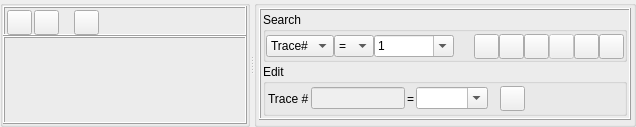
           <widget class="QWidget" name="hdrsViewTab">
            <property name="autoFillBackground">
             <bool>true</bool>
            </property>
            <attribute name="title">
             <string>View</string>
            </attribute>
            <layout class="QHBoxLayout" name="horizontalLayout_12">
             <property name="spacing">
              <number>0</number>
             </property>
             <property name="leftMargin">
              <number>0</number>
             </property>
             <property name="topMargin">
              <number>0</number>
             </property>
             <property name="rightMargin">
              <number>0</number>
             </property>
             <property name="bottomMargin">
              <number>0</number>
             </property>
             <item>
              <widget class="QSplitter" name="splitter_2">
               <property name="orientation">
                <enum>Qt::Horizontal</enum>
               </property>
               <widget class="QGroupBox" name="groupBox_6">
                <property name="minimumSize">
                 <size>
                  <width>250</width>
                  <height>0</height>
                 </size>
                </property>
                <property name="maximumSize">
                 <size>
                  <width>350</width>
                  <height>16777215</height>
                 </size>
                </property>
                <property name="title">
                 <string/>
                </property>
                <layout class="QVBoxLayout" name="verticalLayout_17">
                 <property name="spacing">
                  <number>0</number>
                 </property>
                 <property name="leftMargin">
                  <number>0</number>
                 </property>
                 <property name="topMargin">
                  <number>0</number>
                 </property>
                 <property name="rightMargin">
                  <number>0</number>
                 </property>
                 <property name="bottomMargin">
                  <number>0</number>
                 </property>
                 <item>
                  <widget class="QFrame" name="frame_4">
                   <property name="sizePolicy">
                    <sizepolicy hsizetype="Preferred" vsizetype="Fixed">
                     <horstretch>0</horstretch>
                     <verstretch>0</verstretch>
                    </sizepolicy>
                   </property>
                   <property name="minimumSize">
                    <size>
                     <width>0</width>
                     <height>30</height>
                    </size>
                   </property>
                   <property name="maximumSize">
                    <size>
                     <width>16777215</width>
                     <height>30</height>
                    </size>
                   </property>
                   <property name="frameShape">
                    <enum>QFrame::Box</enum>
                   </property>
                   <property name="frameShadow">
                    <enum>QFrame::Raised</enum>
                   </property>
                   <layout class="QHBoxLayout" name="horizontalLayout">
                    <property name="spacing">
                     <number>2</number>
                    </property>
                    <property name="leftMargin">
                     <number>2</number>
                    </property>
                    <property name="topMargin">
                     <number>2</number>
                    </property>
                    <property name="rightMargin">
                     <number>2</number>
                    </property>
                    <property name="bottomMargin">
                     <number>2</number>
                    </property>
                    <item>
                     <widget class="QPushButton" name="btnCkAll">
                      <property name="sizePolicy">
                       <sizepolicy hsizetype="Fixed" vsizetype="Fixed">
                        <horstretch>0</horstretch>
                        <verstretch>0</verstretch>
                       </sizepolicy>
                      </property>
                      <property name="minimumSize">
                       <size>
                        <width>25</width>
                        <height>25</height>
                       </size>
                      </property>
                      <property name="maximumSize">
                       <size>
                        <width>25</width>
                        <height>25</height>
                       </size>
                      </property>
                      <property name="text">
                       <string/>
                      </property>
                      <property name="icon">
                       <iconset resource="myrc.qrc">
                        <normaloff>:/images/ChkAll.png</normaloff>:/images/ChkAll.png</iconset>
                      </property>
                     </widget>
                    </item>
                    <item>
                     <widget class="QPushButton" name="btnCkNon">
                      <property name="sizePolicy">
                       <sizepolicy hsizetype="Fixed" vsizetype="Fixed">
                        <horstretch>0</horstretch>
                        <verstretch>0</verstretch>
                       </sizepolicy>
                      </property>
                      <property name="minimumSize">
                       <size>
                        <width>25</width>
                        <height>25</height>
                       </size>
                      </property>
                      <property name="maximumSize">
                       <size>
                        <width>25</width>
                        <height>25</height>
                       </size>
                      </property>
                      <property name="toolTip">
                       <string>Uncheck All</string>
                      </property>
                      <property name="text">
                       <string/>
                      </property>
                      <property name="icon">
                       <iconset resource="myrc.qrc">
                        <normaloff>:/images/ChkNon.png</normaloff>:/images/ChkNon.png</iconset>
                      </property>
                     </widget>
                    </item>
                    <item>
                     <spacer name="horizontalSpacer">
                      <property name="orientation">
                       <enum>Qt::Horizontal</enum>
                      </property>
                      <property name="sizeType">
                       <enum>QSizePolicy::Fixed</enum>
                      </property>
                      <property name="sizeHint" stdset="0">
                       <size>
                        <width>13</width>
                        <height>19</height>
                       </size>
                      </property>
                     </spacer>
                    </item>
                    <item>
                     <widget class="QPushButton" name="btnEdHdr">
                      <property name="enabled">
                       <bool>true</bool>
                      </property>
                      <property name="sizePolicy">
                       <sizepolicy hsizetype="Fixed" vsizetype="Fixed">
                        <horstretch>0</horstretch>
                        <verstretch>0</verstretch>
                       </sizepolicy>
                      </property>
                      <property name="minimumSize">
                       <size>
                        <width>25</width>
                        <height>25</height>
                       </size>
                      </property>
                      <property name="maximumSize">
                       <size>
                        <width>25</width>
                        <height>25</height>
                       </size>
                      </property>
                      <property name="toolTip">
                       <string>Header Description Editor</string>
                      </property>
                      <property name="text">
                       <string/>
                      </property>
                      <property name="icon">
                       <iconset resource="myrc.qrc">
                        <normaloff>:/images/edit_hdr.png</normaloff>:/images/edit_hdr.png</iconset>
                      </property>
                     </widget>
                    </item>
                    <item>
                     <spacer name="horizontalSpacer_3">
                      <property name="orientation">
                       <enum>Qt::Horizontal</enum>
                      </property>
                      <property name="sizeHint" stdset="0">
                       <size>
                        <width>111</width>
                        <height>19</height>
                       </size>
                      </property>
                     </spacer>
                    </item>
                   </layout>
                  </widget>
                 </item>
                 <item>
                  <widget class="QFrame" name="hdrListCkFrame">
                   <property name="frameShape">
                    <enum>QFrame::Box</enum>
                   </property>
                   <property name="frameShadow">
                    <enum>QFrame::Raised</enum>
                   </property>
                  </widget>
                 </item>
                </layout>
               </widget>
               <widget class="QGroupBox" name="groupBox_7">
                <property name="title">
                 <string/>
                </property>
                <layout class="QVBoxLayout" name="verticalLayout_21">
                 <property name="spacing">
                  <number>2</number>
                 </property>
                 <property name="leftMargin">
                  <number>2</number>
                 </property>
                 <property name="topMargin">
                  <number>2</number>
                 </property>
                 <property name="rightMargin">
                  <number>2</number>
                 </property>
                 <property name="bottomMargin">
                  <number>2</number>
                 </property>
                 <item>
                  <widget class="QFrame" name="frame_5">
                   <property name="sizePolicy">
                    <sizepolicy hsizetype="Preferred" vsizetype="Fixed">
                     <horstretch>0</horstretch>
                     <verstretch>0</verstretch>
                    </sizepolicy>
                   </property>
                   <property name="minimumSize">
                    <size>
                     <width>0</width>
                     <height>30</height>
                    </size>
                   </property>
                   <property name="frameShape">
                    <enum>QFrame::Box</enum>
                   </property>
                   <property name="frameShadow">
                    <enum>QFrame::Raised</enum>
                   </property>
                   <layout class="QVBoxLayout" name="verticalLayout_18">
                    <property name="spacing">
                     <number>2</number>
                    </property>
                    <property name="leftMargin">
                     <number>2</number>
                    </property>
                    <property name="topMargin">
                     <number>2</number>
                    </property>
                    <property name="rightMargin">
                     <number>2</number>
                    </property>
                    <property name="bottomMargin">
                     <number>2</number>
                    </property>
                    <item>
                     <widget class="QGroupBox" name="groupBox_8">
                      <property name="title">
                       <string>Search</string>
                      </property>
                      <layout class="QHBoxLayout" name="horizontalLayout_10">
                       <property name="spacing">
                        <number>0</number>
                       </property>
                       <property name="leftMargin">
                        <number>0</number>
                       </property>
                       <property name="topMargin">
                        <number>2</number>
                       </property>
                       <property name="rightMargin">
                        <number>0</number>
                       </property>
                       <property name="bottomMargin">
                        <number>0</number>
                       </property>
                       <item>
                        <widget class="QComboBox" name="cbSidx">
                         <property name="currentIndex">
                          <number>0</number>
                         </property>
                         <item>
                          <property name="text">
                           <string>Trace#</string>
                          </property>
                         </item>
                        </widget>
                       </item>
                       <item>
                        <widget class="QComboBox" name="cbSsign">
                         <property name="sizePolicy">
                          <sizepolicy hsizetype="Minimum" vsizetype="Fixed">
                           <horstretch>0</horstretch>
                           <verstretch>0</verstretch>
                          </sizepolicy>
                         </property>
                         <property name="minimumSize">
                          <size>
                           <width>40</width>
                           <height>0</height>
                          </size>
                         </property>
                         <property name="maximumSize">
                          <size>
                           <width>40</width>
                           <height>16777215</height>
                          </size>
                         </property>
                         <item>
                          <property name="text">
                           <string>=</string>
                          </property>
                         </item>
                         <item>
                          <property name="text">
                           <string>≠</string>
                          </property>
                         </item>
                         <item>
                          <property name="text">
                           <string>+</string>
                          </property>
                         </item>
                         <item>
                          <property name="text">
                           <string>-</string>
                          </property>
                         </item>
                        </widget>
                       </item>
                       <item>
                        <widget class="QComboBox" name="cbSval">
                         <property name="minimumSize">
                          <size>
                           <width>80</width>
                           <height>0</height>
                          </size>
                         </property>
                         <property name="editable">
                          <bool>true</bool>
                         </property>
                         <item>
                          <property name="text">
                           <string>1</string>
                          </property>
                         </item>
                        </widget>
                       </item>
                       <item>
                        <spacer name="horizontalSpacer_4">
                         <property name="orientation">
                          <enum>Qt::Horizontal</enum>
                         </property>
                         <property name="sizeType">
                          <enum>QSizePolicy::Fixed</enum>
                         </property>
                         <property name="sizeHint" stdset="0">
                          <size>
                           <width>20</width>
                           <height>20</height>
                          </size>
                         </property>
                        </spacer>
                       </item>
                       <item>
                        <widget class="QPushButton" name="btnSbin">
                         <property name="sizePolicy">
                          <sizepolicy hsizetype="Fixed" vsizetype="Fixed">
                           <horstretch>0</horstretch>
                           <verstretch>0</verstretch>
                          </sizepolicy>
                         </property>
                         <property name="minimumSize">
                          <size>
                           <width>25</width>
                           <height>25</height>
                          </size>
                         </property>
                         <property name="maximumSize">
                          <size>
                           <width>25</width>
                           <height>25</height>
                          </size>
                         </property>
                         <property name="text">
                          <string/>
                         </property>
                         <property name="icon">
                          <iconset resource="myrc.qrc">
                           <normaloff>:/images/Findb.png</normaloff>:/images/Findb.png</iconset>
                         </property>
                        </widget>
                       </item>
                       <item>
                        <widget class="QPushButton" name="btnSfwd">
                         <property name="sizePolicy">
                          <sizepolicy hsizetype="Fixed" vsizetype="Fixed">
                           <horstretch>0</horstretch>
                           <verstretch>0</verstretch>
                          </sizepolicy>
                         </property>
                         <property name="minimumSize">
                          <size>
                           <width>25</width>
                           <height>25</height>
                          </size>
                         </property>
                         <property name="maximumSize">
                          <size>
                           <width>25</width>
                           <height>25</height>
                          </size>
                         </property>
                         <property name="text">
                          <string/>
                         </property>
                         <property name="icon">
                          <iconset resource="myrc.qrc">
                           <normaloff>:/images/Ffwd.png</normaloff>:/images/Ffwd.png</iconset>
                         </property>
                        </widget>
                       </item>
                       <item>
                        <widget class="QPushButton" name="btnSbkw">
                         <property name="sizePolicy">
                          <sizepolicy hsizetype="Fixed" vsizetype="Fixed">
                           <horstretch>0</horstretch>
                           <verstretch>0</verstretch>
                          </sizepolicy>
                         </property>
                         <property name="minimumSize">
                          <size>
                           <width>25</width>
                           <height>25</height>
                          </size>
                         </property>
                         <property name="maximumSize">
                          <size>
                           <width>25</width>
                           <height>25</height>
                          </size>
                         </property>
                         <property name="text">
                          <string/>
                         </property>
                         <property name="icon">
                          <iconset resource="myrc.qrc">
                           <normaloff>:/images/FindBkw.png</normaloff>:/images/FindBkw.png</iconset>
                         </property>
                        </widget>
                       </item>
                       <item>
                        <widget class="QPushButton" name="btnSstop">
                         <property name="enabled">
                          <bool>false</bool>
                         </property>
                         <property name="sizePolicy">
                          <sizepolicy hsizetype="Fixed" vsizetype="Fixed">
                           <horstretch>0</horstretch>
                           <verstretch>0</verstretch>
                          </sizepolicy>
                         </property>
                         <property name="minimumSize">
                          <size>
                           <width>25</width>
                           <height>25</height>
                          </size>
                         </property>
                         <property name="maximumSize">
                          <size>
                           <width>25</width>
                           <height>25</height>
                          </size>
                         </property>
                         <property name="text">
                          <string/>
                         </property>
                         <property name="icon">
                          <iconset resource="myrc.qrc">
                           <normaloff>:/images/SStp.png</normaloff>:/images/SStp.png</iconset>
                         </property>
                        </widget>
                       </item>
                       <item>
                        <spacer name="horizontalSpacer_5">
                         <property name="orientation">
                          <enum>Qt::Horizontal</enum>
                         </property>
                         <property name="sizeType">
                          <enum>QSizePolicy::Expanding</enum>
                         </property>
                         <property name="sizeHint" stdset="0">
                          <size>
                           <width>10</width>
                           <height>20</height>
                          </size>
                         </property>
                        </spacer>
                       </item>
                       <item>
                        <widget class="QPushButton" name="btnLastTr">
                         <property name="sizePolicy">
                          <sizepolicy hsizetype="Fixed" vsizetype="Fixed">
                           <horstretch>0</horstretch>
                           <verstretch>0</verstretch>
                          </sizepolicy>
                         </property>
                         <property name="minimumSize">
                          <size>
                           <width>25</width>
                           <height>25</height>
                          </size>
                         </property>
                         <property name="maximumSize">
                          <size>
                           <width>25</width>
                           <height>25</height>
                          </size>
                         </property>
                         <property name="text">
                          <string/>
                         </property>
                         <property name="icon">
                          <iconset resource="myrc.qrc">
                           <normaloff>:/images/GoBottom.png</normaloff>:/images/GoBottom.png</iconset>
                         </property>
                        </widget>
                       </item>
                       <item>
                        <widget class="QPushButton" name="btnFirstTr">
                         <property name="sizePolicy">
                          <sizepolicy hsizetype="Fixed" vsizetype="Fixed">
                           <horstretch>0</horstretch>
                           <verstretch>0</verstretch>
                          </sizepolicy>
                         </property>
                         <property name="minimumSize">
                          <size>
                           <width>25</width>
                           <height>25</height>
                          </size>
                         </property>
                         <property name="maximumSize">
                          <size>
                           <width>25</width>
                           <height>25</height>
                          </size>
                         </property>
                         <property name="text">
                          <string/>
                         </property>
                         <property name="icon">
                          <iconset resource="myrc.qrc">
                           <normaloff>:/images/GoTop.png</normaloff>:/images/GoTop.png</iconset>
                         </property>
                        </widget>
                       </item>
                      </layout>
                     </widget>
                    </item>
                    <item>
                     <widget class="QGroupBox" name="groupBox_9">
                      <property name="title">
                       <string>Edit</string>
                      </property>
                      <layout class="QHBoxLayout" name="horizontalLayout_11">
                       <property name="spacing">
                        <number>2</number>
                       </property>
                       <property name="leftMargin">
                        <number>2</number>
                       </property>
                       <property name="topMargin">
                        <number>2</number>
                       </property>
                       <property name="rightMargin">
                        <number>2</number>
                       </property>
                       <property name="bottomMargin">
                        <number>2</number>
                       </property>
                       <item>
                        <widget class="QLabel" name="lbElab">
                         <property name="maximumSize">
                          <size>
                           <width>50</width>
                           <height>16777215</height>
                          </size>
                         </property>
                         <property name="text">
                          <string>Trace #</string>
                         </property>
                        </widget>
                       </item>
                       <item>
                        <widget class="QLineEdit" name="edEcval">
                         <property name="enabled">
                          <bool>false</bool>
                         </property>
                         <property name="maximumSize">
                          <size>
                           <width>120</width>
                           <height>16777215</height>
                          </size>
                         </property>
                        </widget>
                       </item>
                       <item>
                        <widget class="QLabel" name="label_5">
                         <property name="sizePolicy">
                          <sizepolicy hsizetype="Minimum" vsizetype="Preferred">
                           <horstretch>0</horstretch>
                           <verstretch>0</verstretch>
                          </sizepolicy>
                         </property>
                         <property name="maximumSize">
                          <size>
                           <width>10</width>
                           <height>16777215</height>
                          </size>
                         </property>
                         <property name="text">
                          <string>=</string>
                         </property>
                        </widget>
                       </item>
                       <item>
                        <widget class="QComboBox" name="cbEnval">
                         <property name="enabled">
                          <bool>true</bool>
                         </property>
                         <property name="editable">
                          <bool>true</bool>
                         </property>
                        </widget>
                       </item>
                       <item>
                        <spacer name="horizontalSpacer_6">
                         <property name="orientation">
                          <enum>Qt::Horizontal</enum>
                         </property>
                         <property name="sizeType">
                          <enum>QSizePolicy::Fixed</enum>
                         </property>
                         <property name="sizeHint" stdset="0">
                          <size>
                           <width>10</width>
                           <height>20</height>
                          </size>
                         </property>
                        </spacer>
                       </item>
                       <item>
                        <widget class="QPushButton" name="btnUpdTrh">
                         <property name="sizePolicy">
                          <sizepolicy hsizetype="Fixed" vsizetype="Fixed">
                           <horstretch>0</horstretch>
                           <verstretch>0</verstretch>
                          </sizepolicy>
                         </property>
                         <property name="minimumSize">
                          <size>
                           <width>25</width>
                           <height>25</height>
                          </size>
                         </property>
                         <property name="maximumSize">
                          <size>
                           <width>25</width>
                           <height>25</height>
                          </size>
                         </property>
                         <property name="text">
                          <string/>
                         </property>
                         <property name="icon">
                          <iconset resource="myrc.qrc">
                           <normaloff>:/images/FileSave.png</normaloff>:/images/FileSave.png</iconset>
                         </property>
                        </widget>
                       </item>
                       <item>
                        <spacer name="horizontalSpacer_7">
                         <property name="orientation">
                          <enum>Qt::Horizontal</enum>
                         </property>
                         <property name="sizeHint" stdset="0">
                          <size>
                           <width>111</width>
                           <height>20</height>
                          </size>
                         </property>
                        </spacer>
                       </item>
                      </layout>
                     </widget>
                    </item>
                   </layout>
                  </widget>
                 </item>
                 <item>
                  <widget class="QFrame" name="hdrListDtFrame">
                   <property name="enabled">
                    <bool>true</bool>
                   </property>
                   <property name="frameShape">
                    <enum>QFrame::Box</enum>
                   </property>
                   <property name="frameShadow">
                    <enum>QFrame::Raised</enum>
                   </property>
                  </widget>
                 </item>
                </layout>
               </widget>
              </widget>
             </item>
            </layout>
           </widget>
